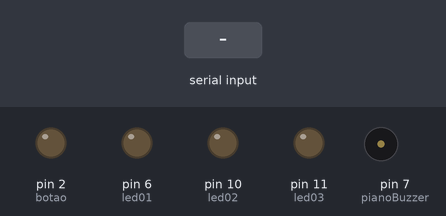
Recording of a sketch running on a simulated Arduino Uno, built with avr-gcc and run on an emulated ATmega328P. Parts: output pins drawn as LEDs (lit = HIGH), buzzer (waves = sounding). The inputs (shaded band) are chosen by the test bench. What the sketch prints to the serial monitor is not drawn.

Above: at 1.2 s.
1.3 s: "Q" received over Serial
At 2.1 s:
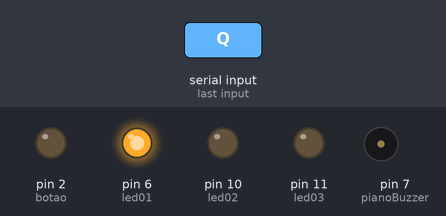
3.3 s: "W" received over Serial
At 4.9 s:
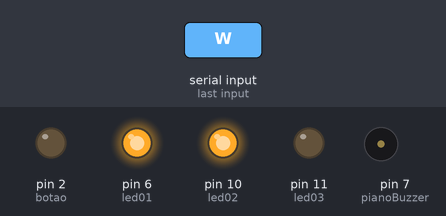
5.3 s: "E" received over Serial
At 6.5 s:
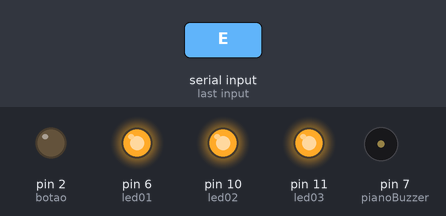
Timing chart, 0 to 8.3 s (numbered marks = the images above; inputs shaded):
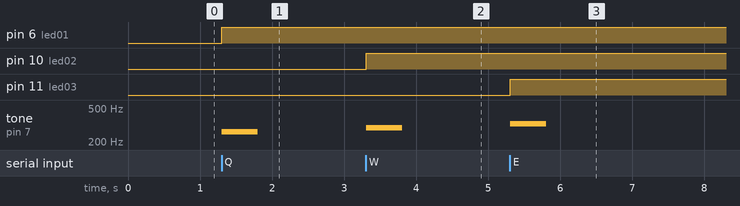

Measured:
- after the input at 1.3 s, pin 6 (led01): LOW → HIGH at once; tone on pin 7 (pianoBuzzer): silent → 262 Hz at once, → silent 0.50 s later
- after the input at 3.3 s, pin 10 (led02): LOW → HIGH at once; tone on pin 7 (pianoBuzzer): silent → 294 Hz at once, → silent 0.50 s later
- after the input at 5.3 s, pin 11 (led03): LOW → HIGH at once; tone on pin 7 (pianoBuzzer): silent → 329 Hz at once, → silent 0.50 s later

The sketch:

ATIVIDADE_PIANO.ino
```cpp
int pianoBuzzer = 7;
char piano;

int led01 = 6;
int led02 = 10;
int led03 = 11;

int botao = 2;


void setup() {
  Serial.begin(9600);
  pinMode(pianoBuzzer, OUTPUT);
  pinMode(led01, OUTPUT);
  pinMode(led02, OUTPUT);
  pinMode(led03, OUTPUT);
  pinMode(botao, OUTPUT);
}

void loop() {
  while(Serial.available() > 0){
    piano = Serial.read();

    //TECLADO    DÓ
    if(piano == 'Q' || piano == 'q'){
      tone(pianoBuzzer, 262,500);
      digitalWrite(led01, HIGH);
    }
    // TECLADO RE
    if(piano == 'W' || piano == 'w'){
      tone(pianoBuzzer, 294,500);
      digitalWrite(led02, HIGH);
    }

    // TECLADO MI
    if (piano == 'E' || piano == 'e'){
      tone(pianoBuzzer, 329,500);
      digitalWrite(led03, HIGH);
    }

    //TECLADO FA
    if (piano == 'R' || piano == 'r'){
      tone(pianoBuzzer, 349,500);
    }

    //TECLADO SOL
    if (piano == 'T' || piano == 't'){
      tone(pianoBuzzer, 392,500);
    }

    //TECLADO LA
    if (piano == 'Y' || piano == 'y'){
      tone(pianoBuzzer, 440,500);
    }

    //TECLADO SI
    if (piano == 'U' || piano == 'u'){
      tone(pianoBuzzer, 494,500);
    }
  }

 apagar();
}


void apagar(){
  int buttonState = digitalRead(botao);

  if(buttonState == 1){
    digitalWrite(led01, HIGH);
  }


  Serial.println(buttonState);
  delay(100);
}
```
